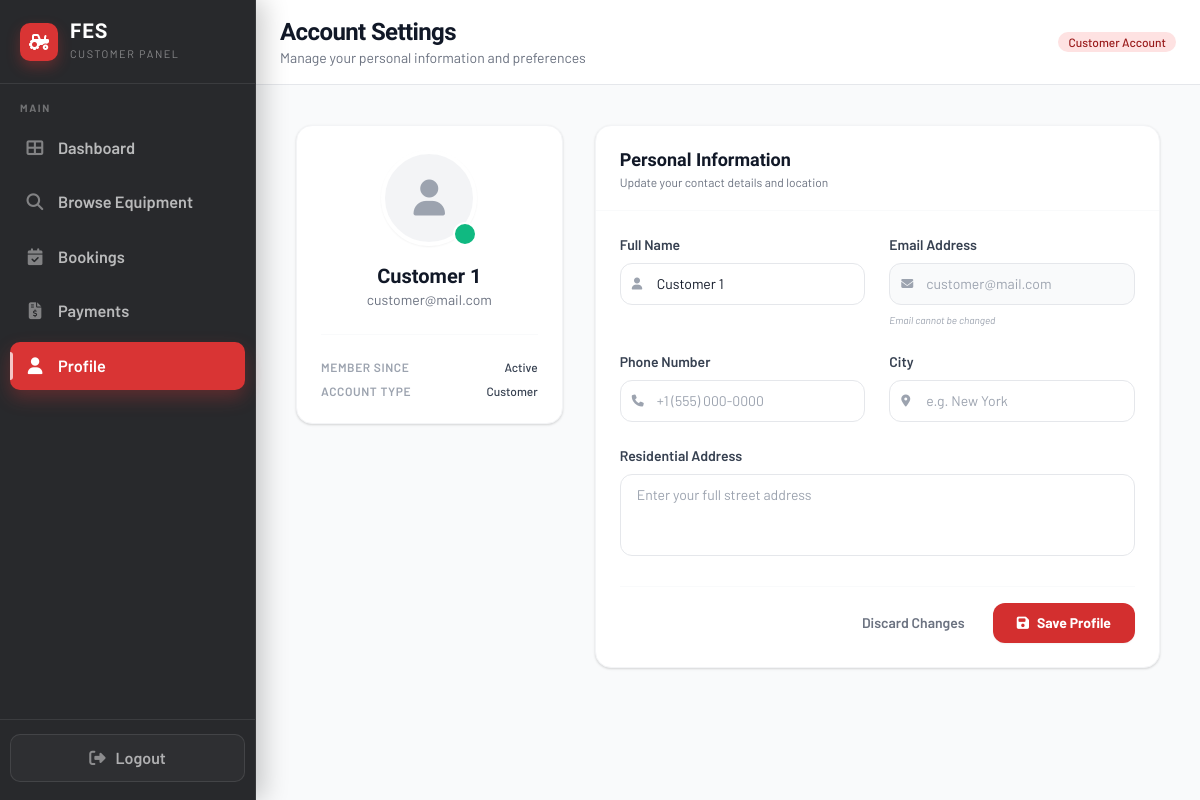
The app's page /Pages/customer/profile.php (signed in), older data.
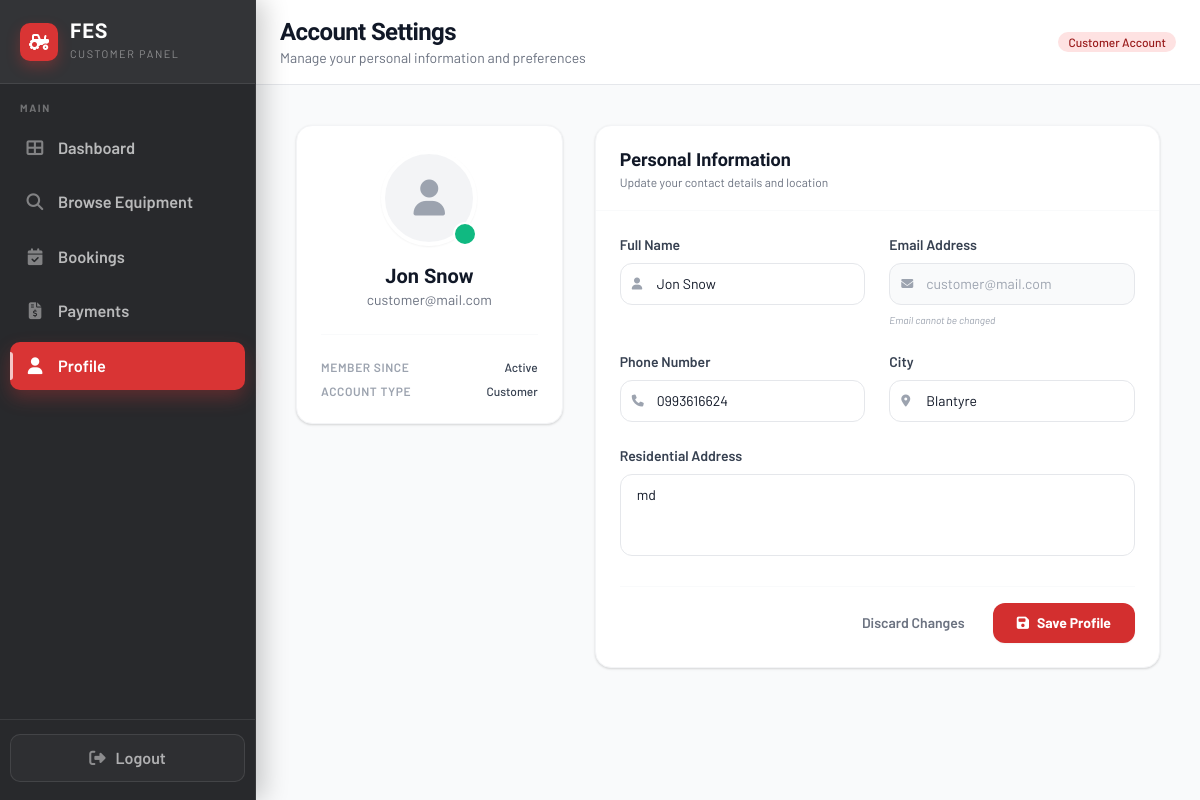
The same page, newer data.
### tables this page shows
CREATE TABLE IF NOT EXISTS `customers` (
  `customer_id` int NOT NULL AUTO_INCREMENT,
  `user_id` int NOT NULL,
  `phone` varchar(20) DEFAULT NULL,
  `address` text,
  `city` varchar(100) DEFAULT NULL,
  `created_at` timestamp NOT NULL DEFAULT CURRENT_TIMESTAMP,
  `updated_at` timestamp NOT NULL DEFAULT CURRENT_TIMESTAMP ON UPDATE CURRENT_TIMESTAMP,
  PRIMARY KEY (`customer_id`),
  UNIQUE KEY `user_id` (`user_id`)
);

CREATE TABLE IF NOT EXISTS `users` (
  `user_id` int NOT NULL AUTO_INCREMENT,
  `name` varchar(255) NOT NULL,
  `email` varchar(255) NOT NULL,
  `password_hash` varchar(255) NOT NULL,
  `role` enum('customer','admin','operator') NOT NULL DEFAULT 'customer',
  `created_at` timestamp NOT NULL DEFAULT CURRENT_TIMESTAMP,
  `updated_at` timestamp NOT NULL DEFAULT CURRENT_TIMESTAMP ON UPDATE CURRENT_TIMESTAMP,
  `password_reset_token` varchar(64) DEFAULT NULL,
  `password_reset_expires` datetime DEFAULT NULL,
  PRIMARY KEY (`user_id`),
  UNIQUE KEY `email` (`email`)
);

### Pages/customer/profile.php (the view, shortened to what the changed rows need)
<?php
$customerId = (int)$_SESSION['user_id'];
$profile = [
    'name' => (string)($_SESSION['name'] ?? ''),
    'email' => (string)($_SESSION['email'] ?? ''),
    'phone' => '',
    'address' => '',
    'city' => '',
];
$msg = null;
try {
    $conn = getDBConnection();
    $q = $conn->prepare('
        SELECT u.name, u.email, c.phone, c.address, c.city
        FROM users u
        LEFT JOIN customers c ON c.user_id = u.user_id
        WHERE u.user_id = ?
        LIMIT 1
    ');
    if ($q) {
        $q->bind_param('i', $customerId);
        $q->execute();
        $res = $q->get_result();
        if ($row = $res->fetch_assoc()) {
            $profile['name'] = (string)($row['name'] ?? '');
            $profile['email'] = (string)($row['email'] ?? '');
            $profile['phone'] = (string)($row['phone'] ?? '');
            $profile['address'] = (string)($row['address'] ?? '');
            $profile['city'] = (string)($row['city'] ?? '');
        }
    }
} catch (Throwable $e) {
    error_log('profile load error: ' . $e->getMessage());
    if ($msg === null) {
        $msg = 'Could not load your profile details.';
        $msgType = 'error';
    }
}
?>
<!DOCTYPE html>
<html lang="en">
<head>
    <link rel="stylesheet" href="https://cdnjs.cloudflare.com/ajax/libs/font-awesome/6.4.0/css/all.min.css">
    <script src="https://cdn.tailwindcss.com"></script>
</head>
<body class="bg-gray-50 text-gray-900">
    <div class="min-h-screen flex">
        <div class="flex-1 flex flex-col min-w-0 md:ml-64">
            <header class="bg-white border-b border-gray-200 px-6 py-4 sticky top-0 z-20">
                <div class="flex items-center justify-between max-w-5xl mx-auto">
                    <div class="flex items-center gap-4">
                        <div>
                            <h1 class="text-2xl font-bold text-gray-900 tracking-tight">Account Settings</h1>
                        </div>
                    </div>
                </div>
            </header>
            <main class="flex-1 p-6 md:p-10">
                <div class="max-w-4xl mx-auto">
                    <div class="grid grid-cols-1 lg:grid-cols-3 gap-8">
                        <div class="lg:col-span-1">
                            <div class="bg-white rounded-2xl shadow-card border border-gray-100 p-6 text-center">
                                <div class="relative inline-block mb-4">
                                    <div class="h-24 w-24 rounded-full bg-gray-100 border-4 border-white shadow-sm flex items-center justify-center text-gray-400 mx-auto overflow-hidden">
                                    </div>
                                    <div class="absolute bottom-0 right-0 h-6 w-6 bg-emerald-500 border-2 border-white rounded-full"></div>
                                </div>
                                <h2 class="text-xl font-bold text-gray-900"><?php echo htmlspecialchars($profile['name']); ?></h2>
                                <p class="text-sm text-gray-500 mb-6"><?php echo htmlspecialchars($profile['email']); ?></p>
                                <div class="pt-6 border-t border-gray-50 flex flex-col gap-2">
                                    <div class="flex items-center justify-between text-xs">
                                    </div>
                                    <div class="flex items-center justify-between text-xs">
                                    </div>
                                </div>
                            </div>
                        </div>
                        <div class="lg:col-span-2">
                            <div class="bg-white rounded-2xl shadow-card border border-gray-100 overflow-hidden">
                                <form method="post" class="p-6 space-y-6">
                                    <div class="grid grid-cols-1 md:grid-cols-2 gap-6">
                                        <div class="space-y-2">
                                            <div class="relative">
                                                <span class="absolute inset-y-0 left-0 pl-3 flex items-center text-gray-400">
                                                    <i class="fas fa-user text-xs"></i>
                                                </span>
                                                <input type="text" id="name" name="name" required
                                                    value="<?php echo htmlspecialchars($profile['name']); ?>"
                                                    class="w-full pl-9 pr-4 py-2.5 bg-white border border-gray-200 rounded-xl text-sm transition-all outline-none input-focus"
                                                    placeholder="Enter your full name">
                                            </div>
                                        </div>
                                        <div class="space-y-2">
                                            <div class="relative">
                                                <span class="absolute inset-y-0 left-0 pl-3 flex items-center text-gray-400">
                                                    <i class="fas fa-envelope text-xs"></i>
                                                </span>
                                                <input type="email" id="email" disabled
                                                    value="<?php echo htmlspecialchars($profile['email']); ?>"
                                                    class="w-full pl-9 pr-4 py-2.5 bg-gray-50 border border-gray-200 rounded-xl text-sm text-gray-400 cursor-not-allowed">
                                            </div>
                                        </div>
                                    </div>
                                    <div class="grid grid-cols-1 md:grid-cols-2 gap-6">
                                        <div class="space-y-2">
                                            <div class="relative">
                                                <span class="absolute inset-y-0 left-0 pl-3 flex items-center text-gray-400">
                                                    <i class="fas fa-phone text-xs"></i>
                                                </span>
                                                <input type="tel" id="phone" name="phone"
                                                    value="<?php echo htmlspecialchars($profile['phone']); ?>"
                                                    class="w-full pl-9 pr-4 py-2.5 bg-white border border-gray-200 rounded-xl text-sm transition-all outline-none input-focus"
                                                    placeholder="+1 (555) 000-0000">
                                            </div>
                                        </div>
                                        <div class="space-y-2">
                                            <div class="relative">
                                                <span class="absolute inset-y-0 left-0 pl-3 flex items-center text-gray-400">
                                                    <i class="fas fa-map-marker-alt text-xs"></i>
                                                </span>
                                                <input type="text" id="city" name="city"
                                                    value="<?php echo htmlspecialchars($profile['city']); ?>"
                                                    class="w-full pl-9 pr-4 py-2.5 bg-white border border-gray-200 rounded-xl text-sm transition-all outline-none input-focus"
                                                    placeholder="e.g. New York">
                                            </div>
                                        </div>
                                    </div>
                                    <div class="space-y-2">
                                        <label for="address" class="block text-sm font-semibold text-gray-700">Residential Address</label>
                                        <textarea id="address" name="address" rows="3"
                                            class="w-full px-4 py-2.5 bg-white border border-gray-200 rounded-xl text-sm transition-all outline-none input-focus resize-none"
                                            placeholder="Enter your full street address"><?php echo htmlspecialchars($profile['address']); ?></textarea>
                                    </div>
                                </form>
                            </div>
                        </div>
                    </div>
                </div>
            </main>
        </div>
    </div>
</body>
</html>

Row changes from the older to the newer data that the page shows:
changed customers "customer@mail.com": user.name "Customer 1" → "Jon Snow"; name "Customer 1" → "Jon Snow"; phone (not shown) → "0993616624"; city (not shown) → "Blantyre"; address (not shown) → "md"
